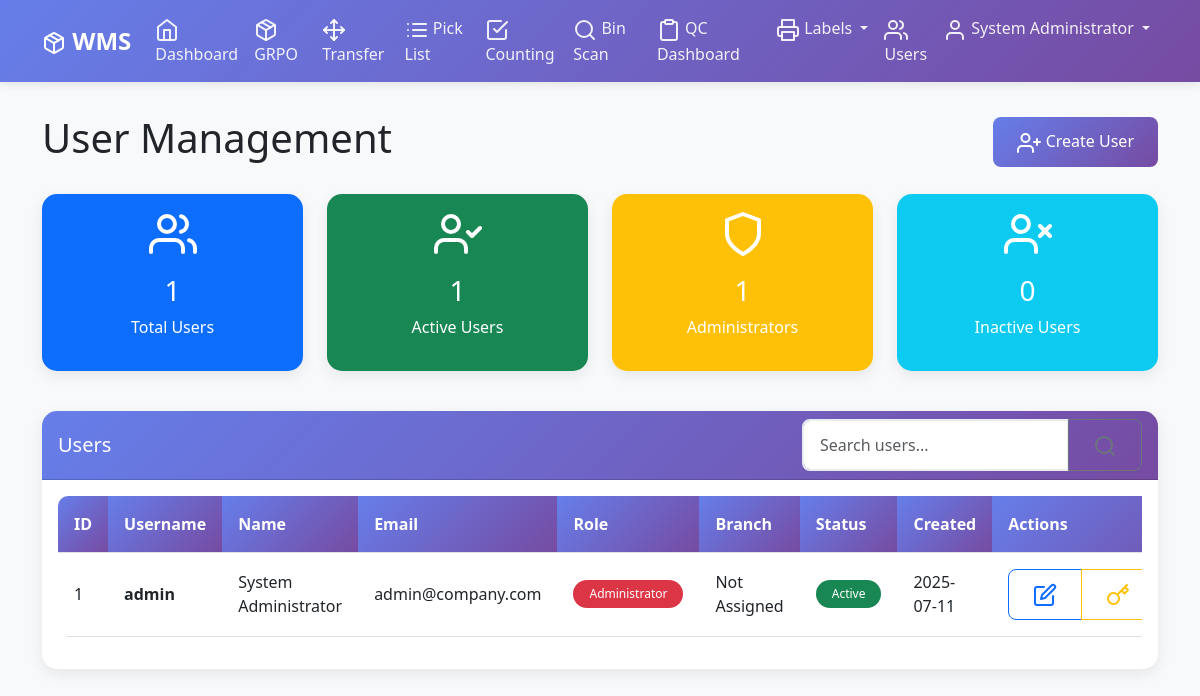
The app's page /user_management (signed in) with its own data.
### models.py (models this page shows, shortened)
class User(UserMixin, db.Model):
    __tablename__ = 'users'
    id = Column(Integer, primary_key=True)
    username = Column(String(80), unique=True, nullable=False)
    email = Column(String(120), unique=True, nullable=False)
    password_hash = Column(String(256), nullable=False)
    first_name = Column(String(80), nullable=False)
    last_name = Column(String(80), nullable=False)
    role = Column(String(20), nullable=False,
                  default='user')  # admin, manager, user, qc
    branch_id = Column(String(10), nullable=True)
    branch_name = Column(String(100), nullable=True)
    default_branch_id = Column(
        String(10), nullable=True)  # Default branch if none selected
    is_active = Column(Boolean, default=True)
    must_change_password = Column(
        Boolean, default=False)  # Force password change on next login
    last_login = Column(DateTime, nullable=True)
    permissions = Column(Text,
                         nullable=True)  # JSON string of screen permissions
    created_at = Column(DateTime, default=datetime.utcnow)
    updated_at = Column(DateTime,
                        default=datetime.utcnow,
                        onupdate=datetime.utcnow)
    def has_permission(self, screen):
        if self.role == 'admin':
            return True
        return self.get_permissions().get(screen, False)
    grpo_documents = relationship('GRPODocument',
                                  back_populates='user',
                                  foreign_keys='GRPODocument.user_id')
    inventory_transfers = relationship('InventoryTransfer',
                                       back_populates='user',
                                       foreign_keys='InventoryTransfer.user_id')
    pick_lists = relationship('PickList',
                              back_populates='user',
                              foreign_keys='PickList.user_id')
    inventory_counts = relationship('InventoryCount', back_populates='user')

### routes.py (the view)
@app.route('/user_management')
@login_required
def user_management():
    if not current_user.has_permission('user_management'):
        flash('Access denied. You do not have permission to manage users.', 'error')
        return redirect(url_for('dashboard'))
    users = User.query.all()
    branches = db.session.execute(db.text("SELECT id, name FROM branches WHERE is_active = TRUE ORDER BY name")).fetchall()
    return render_template('user_management.html', users=users, branches=branches)

### routes.py (called while the page is built)
@login_manager.user_loader
def load_user(user_id):
    return User.query.get(int(user_id))

### templates/user_management.html (shortened to what this page needs)
{% extends "base.html" %}
{% block content %}
<div class="row mb-4">
    <div class="col-12">
        <div class="d-flex justify-content-between align-items-center">
            <h1>User Management</h1>
            <button class="btn btn-primary" data-bs-toggle="modal" data-bs-target="#createUserModal">
                <i data-feather="user-plus"></i> Create User
            </button>
        </div>
    </div>
</div>
<div class="row mb-4">
    <div class="col-md-3 col-sm-6 mb-3">
        <div class="card bg-primary text-white">
            <div class="card-body text-center">
                <i data-feather="users" class="mb-3" style="width: 48px; height: 48px;"></i>
                <h3 id="totalUsers">{{ users|length }}</h3>
                <p>Total Users</p>
            </div>
        </div>
    </div>
    <div class="col-md-3 col-sm-6 mb-3">
        <div class="card bg-success text-white">
            <div class="card-body text-center">
                <i data-feather="user-check" class="mb-3" style="width: 48px; height: 48px;"></i>
                <h3 id="activeUsers">{{ users|selectattr('is_active')|list|length }}</h3>
                <p>Active Users</p>
            </div>
        </div>
    </div>
    <div class="col-md-3 col-sm-6 mb-3">
        <div class="card bg-warning text-white">
            <div class="card-body text-center">
                <i data-feather="shield" class="mb-3" style="width: 48px; height: 48px;"></i>
                <h3 id="adminUsers">{{ users|selectattr('role', 'equalto', 'admin')|list|length }}</h3>
                <p>Administrators</p>
            </div>
        </div>
    </div>
    <div class="col-md-3 col-sm-6 mb-3">
        <div class="card bg-info text-white">
            <div class="card-body text-center">
                <i data-feather="user-x" class="mb-3" style="width: 48px; height: 48px;"></i>
                <h3 id="inactiveUsers">{{ users|rejectattr('is_active')|list|length }}</h3>
                <p>Inactive Users</p>
            </div>
        </div>
    </div>
</div>
<div class="row">
    <div class="col-12">
        <div class="card">
            <div class="card-header">
                <div class="d-flex justify-content-between align-items-center">
                    <h5 class="mb-0">Users</h5>
                    <div>
                        <div class="input-group">
                            <input type="text" class="form-control" id="searchUsers" placeholder="Search users...">
                            <button class="btn btn-outline-secondary" type="button" onclick="searchUsers()">
                                <i data-feather="search"></i>
                            </button>
                        </div>
                    </div>
                </div>
            </div>
            <div class="card-body">
                {% if users %}
                <div class="table-responsive">
                    <table class="table table-hover" id="usersTable">
                        <thead>
                            <tr>
                                <th>ID</th>
                                <th>Username</th>
                                <th>Name</th>
                                <th>Email</th>
                                <th>Role</th>
                                <th>Branch</th>
                                <th>Status</th>
                                <th>Created</th>
                                <th>Actions</th>
                            </tr>
                        </thead>
                        <tbody>
                            {% for user in users %}
                            <tr data-user-id="{{ user.id }}">
                                <td>{{ user.id }}</td>
                                <td><strong>{{ user.username }}</strong></td>
                                <td>{{ user.first_name }} {{ user.last_name }}</td>
                                <td>{{ user.email }}</td>
                                <td>
                                    {% if user.role == 'admin' %}
                                        <span class="badge bg-danger">Administrator</span>
                                    {% elif user.role == 'manager' %}
                                        <span class="badge bg-warning">Manager</span>
                                    {% elif user.role == 'qc' %}
                                        <span class="badge bg-info">Quality Control</span>
                                    {% else %}
                                        <span class="badge bg-secondary">User</span>
                                    {% endif %}
                                </td>
                                <td>{{ user.branch_name or 'Not Assigned' }}</td>
                                <td>
                                    {% if user.is_active %}
                                        <span class="badge bg-success">Active</span>
                                    {% else %}
                                        <span class="badge bg-danger">Inactive</span>
                                    {% endif %}
                                </td>
                                <td>{{ user.created_at.strftime('%Y-%m-%d') }}</td>
                                <td>
                                    <div class="btn-group" role="group">
                                        <button class="btn btn-sm btn-outline-primary" onclick="editUser({{ user.id }})" title="Edit User">
                                            <i data-feather="edit"></i>
                                        </button>
                                        <button class="btn btn-sm btn-outline-warning" onclick="resetPassword({{ user.id }})" title="Reset Password">
                                            <i data-feather="key"></i>
                                        </button>
                                    </div>
                                </td>
                            </tr>
                            {% endfor %}
                        </tbody>
                    </table>
                </div>
                {% else %}
                <div class="text-center py-4">
                    <i data-feather="users" style="width: 48px; height: 48px;" class="text-muted mb-3"></i>
                    <h6>No Users Found</h6>
                    <p class="text-muted">Create your first user to get started.</p>
                </div>
                {% endif %}
            </div>
        </div>
    </div>
</div>
{% endblock %}

### templates/base.html (shortened to what this page needs)
<!DOCTYPE html>
<html lang="en">
<head>
    <link href="https://cdn.jsdelivr.net/npm/bootstrap@5.3.0/dist/css/bootstrap.min.css" rel="stylesheet">
    <link rel="stylesheet" href="{{ url_for('static', filename='css/style.css') }}">
</head>
<body>
    {% if current_user.is_authenticated %}
    <nav class="navbar navbar-expand-lg navbar-dark">
        <div class="container">
            <a class="navbar-brand" href="{{ url_for('dashboard') }}">
                <i data-feather="package"></i> WMS
            </a>
            <div class="collapse navbar-collapse" id="navbarNav">
                <ul class="navbar-nav me-auto">
                    <li class="nav-item">
                        <a class="nav-link" href="{{ url_for('dashboard') }}">
                            <i data-feather="home"></i> Dashboard
                        </a>
                    </li>
                    <li class="nav-item">
                        <a class="nav-link" href="{{ url_for('grpo') }}">
                            <i data-feather="package"></i> GRPO
                        </a>
                    </li>
                    <li class="nav-item">
                        <a class="nav-link" href="{{ url_for('inventory_transfer') }}">
                            <i data-feather="move"></i> Transfer
                        </a>
                    </li>
                    <li class="nav-item">
                        <a class="nav-link" href="{{ url_for('pick_list') }}">
                            <i data-feather="list"></i> Pick List
                        </a>
                    </li>
                    <li class="nav-item">
                        <a class="nav-link" href="{{ url_for('inventory_counting') }}">
                            <i data-feather="check-square"></i> Counting
                        </a>
                    </li>
                    <li class="nav-item">
                        <a class="nav-link" href="{{ url_for('bin_scanning') }}">
                            <i data-feather="search"></i> Bin Scan
                        </a>
                    </li>
                    {% if current_user.role in ['qc', 'manager', 'admin'] %}
                    <li class="nav-item">
                        <a class="nav-link" href="{{ url_for('qc_dashboard') }}">
                            <i data-feather="clipboard"></i> QC Dashboard
                        </a>
                    </li>
                    {% endif %}
                    <li class="nav-item dropdown">
                        <a class="nav-link dropdown-toggle" href="#" id="navbarDropdown" role="button" data-bs-toggle="dropdown">
                            <i data-feather="printer"></i> Labels
                        </a>
                    </li>
                </ul>
                <ul class="navbar-nav">
                    {% if current_user.role == 'admin' %}
                    <li class="nav-item">
                        <a class="nav-link" href="{{ url_for('user_management') }}">
                            <i data-feather="users"></i> Users
                        </a>
                    </li>
                    {% endif %}
                    <li class="nav-item dropdown">
                        <a class="nav-link dropdown-toggle" href="#" id="userDropdown" role="button" data-bs-toggle="dropdown">
                            <i data-feather="user"></i> {{ current_user.first_name }} {{ current_user.last_name }}
                        </a>
                    </li>
                </ul>
            </div>
        </div>
    </nav>
    {% endif %}
    <main class="main-content">
        <div class="container">
            {% block content %}{% endblock %}
        </div>
    </main>
</body>
</html>

### static/css/style.css (style rules this page uses)
* { box-sizing: border-box; }
body { font-family: 'Segoe UI', Tahoma, Geneva, Verdana, sans-serif; background-color: #f8f9fa; margin: 0; padding: 0; }
.navbar { background: linear-gradient(135deg, #667eea 0%, #764ba2 100%); box-shadow: 0 2px 10px rgba(0,0,0,0.1); }
.navbar-brand { font-weight: bold; color: white !important; font-size: 1.5rem; }
.navbar-nav .nav-link { color: rgba(255,255,255,0.9) !important; font-weight: 500; transition: color 0.3s ease; }
.main-content { padding: 2rem 0; min-height: calc(100vh - 70px); }
.card { border: none; border-radius: 15px; box-shadow: 0 5px 15px rgba(0,0,0,0.08); transition: transform 0.3s ease, box-shadow 0.3s ease; }
.card-header { background: linear-gradient(135deg, #667eea 0%, #764ba2 100%); color: white; border-radius: 15px 15px 0 0 !important; font-weight: 600; }
.btn { border-radius: 8px; font-weight: 500; padding: 0.75rem 1.5rem; transition: all 0.3s ease; }
.btn-primary { background: linear-gradient(135deg, #667eea 0%, #764ba2 100%); border: none; }
.form-control { border-radius: 8px; border: 2px solid #e9ecef; padding: 0.75rem 1rem; transition: border-color 0.3s ease; }
.table { border-radius: 10px; overflow: hidden; }
.table thead th { background: linear-gradient(135deg, #667eea 0%, #764ba2 100%); color: white; border: none; font-weight: 600; padding: 1rem; }
.table tbody td { padding: 1rem; vertical-align: middle; border-top: 1px solid #dee2e6; }
.badge { padding: 0.5rem 1rem; font-weight: 500; border-radius: 20px; }

### records on screen
User: first_name "System", last_name "Administrator", id "1", username "admin", email "admin@company.com", role "Administrator", branch_name "Not Assigned", is_active "Active", created_at "2025-07-11"

### other values on screen
{{ users|length }} "1"
{{ users|selectattr('is_active')|list|length }} "1"
{{ users|selectattr('role', 'equalto', 'admin')|list|length }} "1"
{{ users|rejectattr('is_active')|list|length }} "0"
